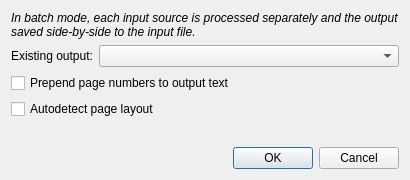
<?xml version="1.0" encoding="UTF-8"?>
<ui version="4.0">
 <class>BatchModeDialog</class>
 <widget class="QDialog" name="BatchModeDialog">
  <property name="geometry">
   <rect>
    <x>0</x>
    <y>0</y>
    <width>410</width>
    <height>180</height>
   </rect>
  </property>
  <property name="windowTitle">
   <string>Batch Mode</string>
  </property>
  <layout class="QGridLayout" name="gridLayout">
   <item row="4" column="0" colspan="2">
    <spacer name="verticalSpacer">
     <property name="orientation">
      <enum>Qt::Vertical</enum>
     </property>
     <property name="sizeHint" stdset="0">
      <size>
       <width>20</width>
       <height>40</height>
      </size>
     </property>
    </spacer>
   </item>
   <item row="2" column="0" colspan="2">
    <widget class="QCheckBox" name="checkBoxPrependPage">
     <property name="text">
      <string>Prepend page numbers to output text</string>
     </property>
    </widget>
   </item>
   <item row="5" column="0" colspan="2">
    <widget class="QDialogButtonBox" name="buttonBox">
     <property name="orientation">
      <enum>Qt::Horizontal</enum>
     </property>
     <property name="standardButtons">
      <set>QDialogButtonBox::Cancel|QDialogButtonBox::Ok</set>
     </property>
    </widget>
   </item>
   <item row="1" column="0">
    <widget class="QLabel" name="labelExisting">
     <property name="text">
      <string>Existing output:</string>
     </property>
     <property name="buddy">
      <cstring>comboBoxExisting</cstring>
     </property>
    </widget>
   </item>
   <item row="1" column="1">
    <widget class="QComboBox" name="comboBoxExisting">
     <property name="sizePolicy">
      <sizepolicy hsizetype="MinimumExpanding" vsizetype="Fixed">
       <horstretch>0</horstretch>
       <verstretch>0</verstretch>
      </sizepolicy>
     </property>
    </widget>
   </item>
   <item row="0" column="0" colspan="2">
    <widget class="QLabel" name="labelIntro">
     <property name="sizePolicy">
      <sizepolicy hsizetype="Preferred" vsizetype="Minimum">
       <horstretch>0</horstretch>
       <verstretch>0</verstretch>
      </sizepolicy>
     </property>
     <property name="font">
      <font>
       <italic>true</italic>
      </font>
     </property>
     <property name="text">
      <string>In batch mode, each input source is processed separately and the output saved side-by-side to the input file.</string>
     </property>
     <property name="wordWrap">
      <bool>true</bool>
     </property>
    </widget>
   </item>
   <item row="3" column="0" colspan="2">
    <widget class="QCheckBox" name="checkBoxAutolayout">
     <property name="text">
      <string>Autodetect page layout</string>
     </property>
    </widget>
   </item>
  </layout>
 </widget>
 <tabstops>
  <tabstop>comboBoxExisting</tabstop>
  <tabstop>checkBoxPrependPage</tabstop>
  <tabstop>checkBoxAutolayout</tabstop>
 </tabstops>
 <resources/>
 <connections>
  <connection>
   <sender>buttonBox</sender>
   <signal>accepted()</signal>
   <receiver>BatchModeDialog</receiver>
   <slot>accept()</slot>
   <hints>
    <hint type="sourcelabel">
     <x>248</x>
     <y>254</y>
    </hint>
    <hint type="destinationlabel">
     <x>157</x>
     <y>274</y>
    </hint>
   </hints>
  </connection>
  <connection>
   <sender>buttonBox</sender>
   <signal>rejected()</signal>
   <receiver>BatchModeDialog</receiver>
   <slot>reject()</slot>
   <hints>
    <hint type="sourcelabel">
     <x>316</x>
     <y>260</y>
    </hint>
    <hint type="destinationlabel">
     <x>286</x>
     <y>274</y>
    </hint>
   </hints>
  </connection>
 </connections>
</ui>
